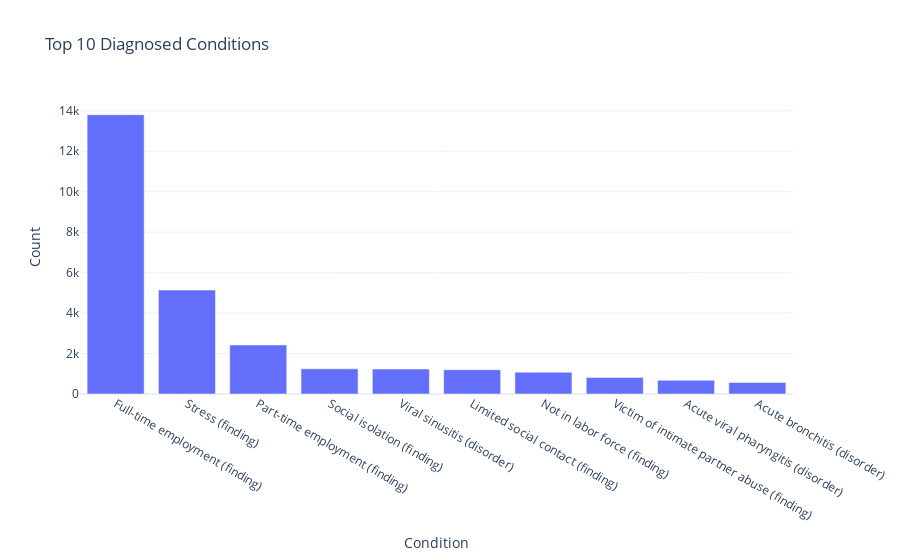

Write notebook code for a chart like this one.
### Markdown cell above
## Question 4 Answer

This chart shows the most commonly diagnosed conditions in the dataset.

### Code cell
top_cond = conditions_df['DESCRIPTION'].value_counts().head(10).reset_index()
top_cond.columns = ['Condition', 'Count']
fig_cond = px.bar(top_cond, x='Condition', y='Count', title='Top 10 Diagnosed Conditions', template='plotly_white')
fig_cond.show()

### Figure 1 — Plotly figure (JSON) as saved in the notebook; plotly's stock layout.template omitted (floating-point values rounded to 4 significant figures)
{"data": [{"alignmentgroup": "True", "hovertemplate": "Condition=%{x}<br>Count=%{y}<extra></extra>", "legendgroup": "", "marker": {"color": "#636efa", "pattern": {"shape": ""}}, "name": "", "offsetgroup": "", "orientation": "v", "showlegend": false, "textposition": "auto", "type": "bar", "x": ["Full-time employment (finding)", "Stress (finding)", "Part-time employment (finding)", "Social isolation (finding)", "Viral sinusitis (disorder)", "Limited social contact (finding)", "Not in labor force (finding)", "Victim of intimate partner abuse (finding)", "Acute viral pharyngitis (disorder)", "Acute bronchitis (disorder)"], "xaxis": "x", "y": [13805, 5137, 2426, 1243, 1233, 1200, 1077, 819, 678, 571], "yaxis": "y"}], "layout": {"autosize": true, "barmode": "relative", "legend": {"tracegroupgap": 0}, "title": {"text": "Top 10 Diagnosed Conditions"}, "xaxis": {"anchor": "y", "autorange": true, "domain": [0, 1], "range": [-0.5, 9.5], "title": {"text": "Condition"}, "type": "category"}, "yaxis": {"anchor": "x", "autorange": true, "domain": [0, 1], "range": [0, 14530.0], "title": {"text": "Count"}, "type": "linear"}}}
